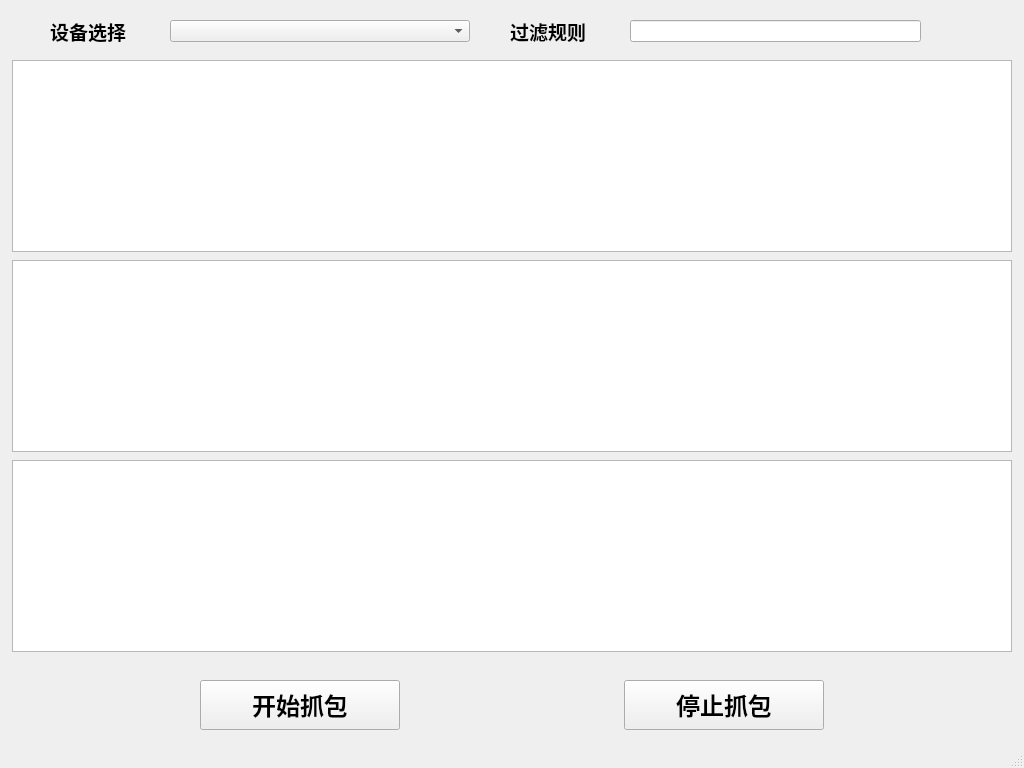
<?xml version="1.0" encoding="UTF-8"?>
<ui version="4.0">
 <class>MainWindow</class>
 <widget class="QMainWindow" name="MainWindow">
  <property name="geometry">
   <rect>
    <x>0</x>
    <y>0</y>
    <width>1024</width>
    <height>768</height>
   </rect>
  </property>
  <property name="windowTitle">
   <string>MainWindow</string>
  </property>
  <widget class="QWidget" name="centralWidget">
   <widget class="QLabel" name="label">
    <property name="geometry">
     <rect>
      <x>50</x>
      <y>20</y>
      <width>91</width>
      <height>22</height>
     </rect>
    </property>
    <property name="font">
     <font>
      <family>HarmonyOS Sans</family>
      <pointsize>14</pointsize>
      <bold>true</bold>
     </font>
    </property>
    <property name="text">
     <string>设备选择</string>
    </property>
   </widget>
   <widget class="QComboBox" name="deviceSelect">
    <property name="geometry">
     <rect>
      <x>170</x>
      <y>20</y>
      <width>300</width>
      <height>22</height>
     </rect>
    </property>
   </widget>
   <widget class="QLabel" name="label_2">
    <property name="geometry">
     <rect>
      <x>510</x>
      <y>20</y>
      <width>81</width>
      <height>22</height>
     </rect>
    </property>
    <property name="font">
     <font>
      <family>HarmonyOS Sans</family>
      <pointsize>14</pointsize>
      <bold>true</bold>
     </font>
    </property>
    <property name="text">
     <string>过滤规则</string>
    </property>
   </widget>
   <widget class="QLineEdit" name="filterRule">
    <property name="geometry">
     <rect>
      <x>630</x>
      <y>20</y>
      <width>291</width>
      <height>22</height>
     </rect>
    </property>
   </widget>
   <widget class="QTableView" name="pktList">
    <property name="geometry">
     <rect>
      <x>12</x>
      <y>60</y>
      <width>1000</width>
      <height>192</height>
     </rect>
    </property>
    <property name="lineWidth">
     <number>1</number>
    </property>
   </widget>
   <widget class="QTreeView" name="pktDetails">
    <property name="geometry">
     <rect>
      <x>12</x>
      <y>260</y>
      <width>1000</width>
      <height>192</height>
     </rect>
    </property>
   </widget>
   <widget class="QTextEdit" name="pktInBinary">
    <property name="geometry">
     <rect>
      <x>12</x>
      <y>460</y>
      <width>1000</width>
      <height>192</height>
     </rect>
    </property>
    <property name="font">
     <font>
      <family>Courier New</family>
     </font>
    </property>
   </widget>
   <widget class="QPushButton" name="startButton">
    <property name="geometry">
     <rect>
      <x>200</x>
      <y>680</y>
      <width>200</width>
      <height>50</height>
     </rect>
    </property>
    <property name="font">
     <font>
      <family>HarmonyOS Sans</family>
      <pointsize>18</pointsize>
      <bold>true</bold>
     </font>
    </property>
    <property name="cursor">
     <cursorShape>PointingHandCursor</cursorShape>
    </property>
    <property name="text">
     <string>开始抓包</string>
    </property>
   </widget>
   <widget class="QPushButton" name="stopButton">
    <property name="geometry">
     <rect>
      <x>624</x>
      <y>680</y>
      <width>200</width>
      <height>50</height>
     </rect>
    </property>
    <property name="font">
     <font>
      <family>HarmonyOS Sans</family>
      <pointsize>18</pointsize>
      <bold>true</bold>
     </font>
    </property>
    <property name="cursor">
     <cursorShape>PointingHandCursor</cursorShape>
    </property>
    <property name="text">
     <string>停止抓包</string>
    </property>
   </widget>
  </widget>
  <widget class="QStatusBar" name="statusBar"/>
 </widget>
 <resources/>
 <connections/>
</ui>
